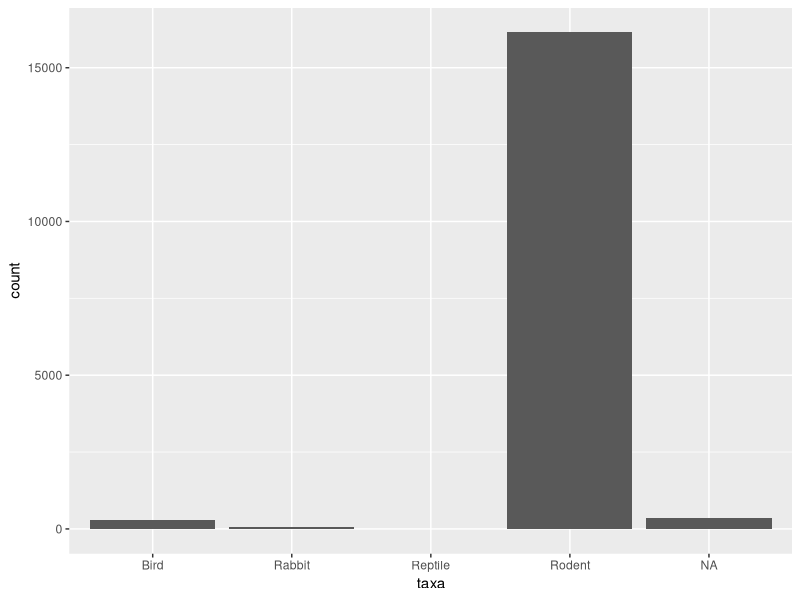
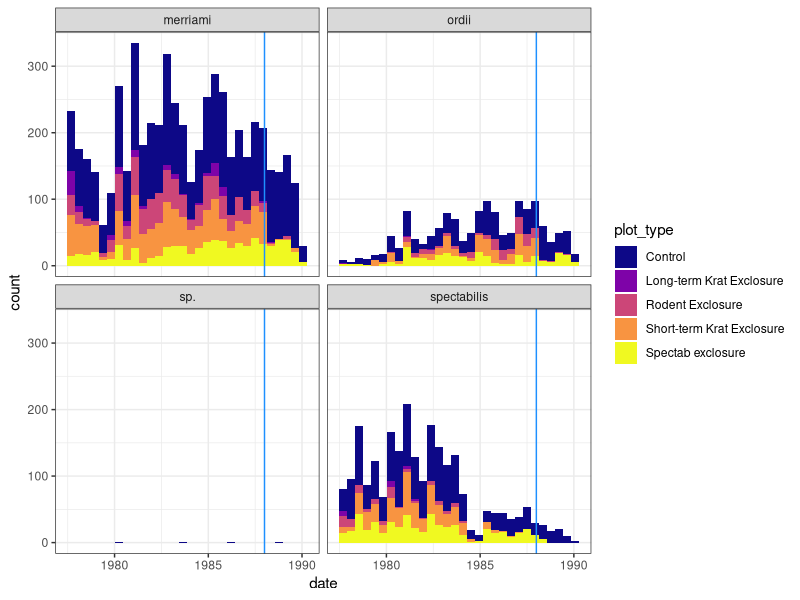
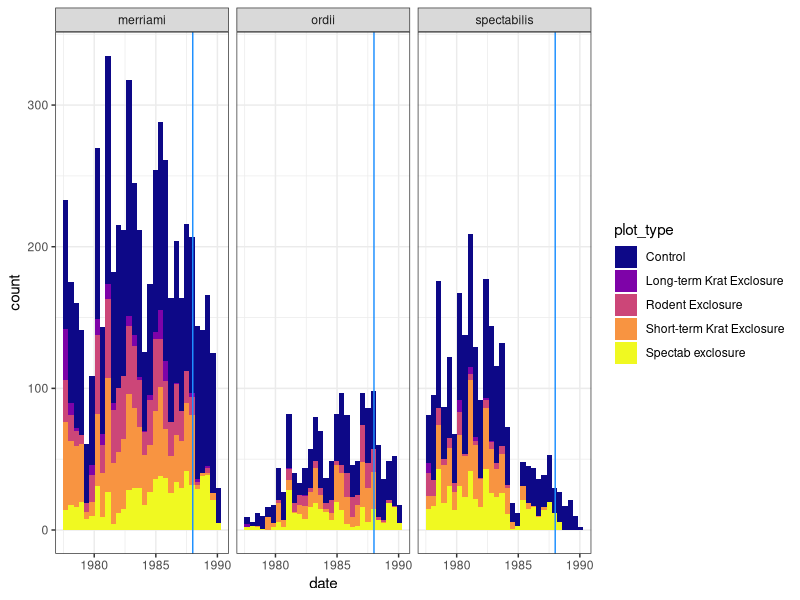
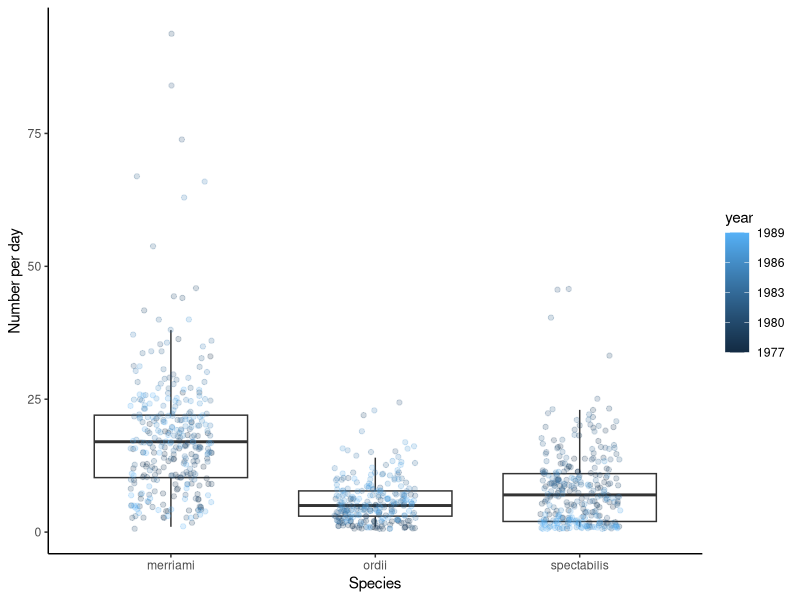
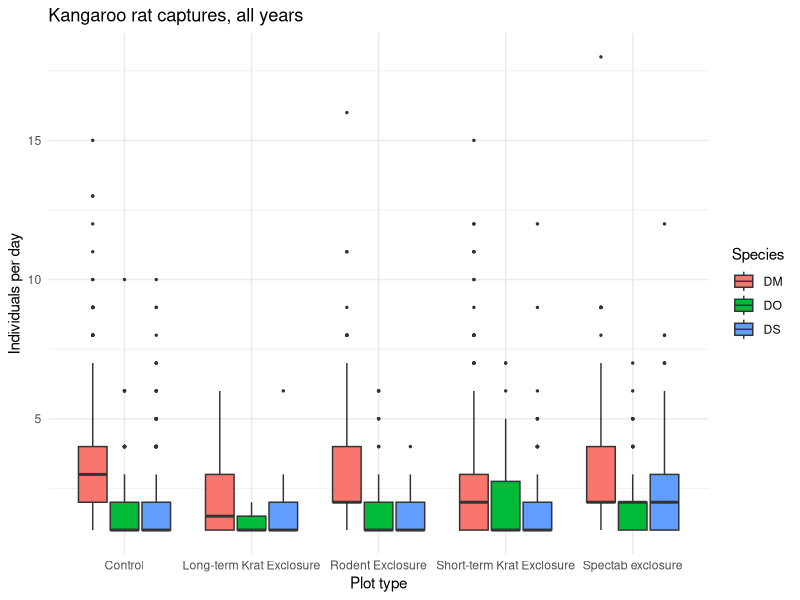
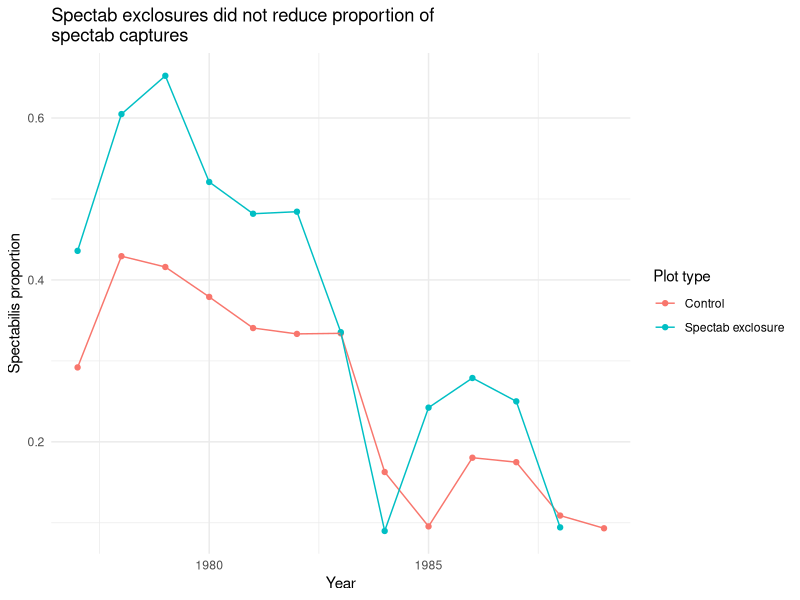

Source code (R) for these figures, in order:
## ---- chunk 1
library(readr)
library(dplyr)
library(ggplot2)
library(stringr)
## ---- chunk 2
rodents <- read_csv("scripts/data/surveys_complete_77_89.csv")
## ---- chunk 3
glimpse(rodents) # or click on the environment
str(rodents) # an alternative that does the same thing
head(rodents) # or open fully with View() or click in environment
## ---- chunk 4
table(rodents$taxa)
## ---- chunk 5
rodents %>%
  ggplot(aes(x=taxa))+
  geom_bar()
## ---- chunk 6
## How do we find NAs anyway? ----
head(is.na(rodents$taxa)) # logical--tells us when an observation is an NA (T or F)

# Not very helpful. BUT
sum(is.na(rodents$taxa)) # sum considers T = 1 and F = 0
## ---- chunk 7
rodents <- rodents %>%
  filter(taxa == "Rodent")
glimpse(rodents)
## ---- chunk 8
krats <- rodents %>%
  filter(genus == "Dipodomys")
dim(krats) # okay, so that's a lot smaller, great.
glimpse(krats)
## ---- chunk 9
krats <- krats %>%
  mutate(date = lubridate::ymd(paste(year, month, day, sep = "-")))
## ---- chunk 10
krats <- krats %>%
  mutate(time_period = ifelse(year < 1988, "early", "late"))

# Check that this went through; check for NAs
table(krats$time_period, exclude = NULL) # learned how to do this earlier
## ---- chunk 11
krats %>%
  ggplot(aes(x = date, fill = plot_type)) +
  geom_histogram()+
  facet_wrap(~species)+ 
  theme_bw()+
  scale_fill_viridis_d(option = "plasma")+
  geom_vline(aes(xintercept = lubridate::ymd("1988-01-01")), col = "dodgerblue")
## ---- chunk 12
krats <- krats %>%
  filter(species != "sp.")
## ---- chunk 13
krats %>%
  ggplot(aes(x = date, fill = plot_type)) +
  geom_histogram()+
  facet_wrap(~species)+ 
  theme_bw()+
  scale_fill_viridis_d(option = "plasma")+
  geom_vline(aes(xintercept = lubridate::ymd("1988-01-01")), col = "dodgerblue")
## ---- chunk 14
krats_per_day <- krats %>%
  group_by(date, year, species) %>%
  summarize(n = n()) %>%
  group_by(species)

krats_per_day %>%
  ggplot(aes(x = species, y = n))+
  geom_boxplot(outlier.shape = NA)+
  geom_jitter(width = 0.2, alpha = 0.2, aes(col = year))+
  theme_classic()+
  ylab("Number per day")+
  xlab("Species")
## ---- chunk 15
counts_per_day <- krats %>%
  group_by(year, plot_id, plot_type, month, day, species_id) %>%
  summarize(count_per_day = n())

counts_per_day %>%
  ggplot(aes(x = plot_type, y = count_per_day, fill = species_id, group = interaction(plot_type, species_id)))+
  geom_boxplot(outlier.size = 0.5)+
  theme_minimal()+
  labs(title = "Kangaroo rat captures, all years",
       x = "Plot type",
       y = "Individuals per day",
       fill = "Species")
## ---- chunk 16
control_spectab <- krats %>%
  filter(plot_type %in% c("Control", "Spectab exclosure"))

prop_spectab <- control_spectab %>%
  group_by(year, plot_type, species_id) %>%
  summarize(total_count = n(), .groups = "drop_last") %>%
  mutate(prop = total_count/sum(total_count)) %>%
  filter(species_id == "DS") # keep only spectabilis

prop_spectab %>%
  ggplot(aes(x = year, y = prop, col = plot_type))+
  geom_point()+
  geom_line()+
  theme_minimal()+
  labs(title = "Spectab exclosures did not reduce proportion of\nspectab captures",
       y = "Spectabilis proportion",
       x = "Year",
       color = "Plot type")
## ---- chunk 17
counts_mod <- lm(count_per_day ~ plot_type + species_id, data = counts_per_day)
summary(counts_mod)
## ---- chunk 18
counts_mod_interact <- lm(count_per_day ~ plot_type*species_id, data = counts_per_day)
summary(counts_mod_interact)
